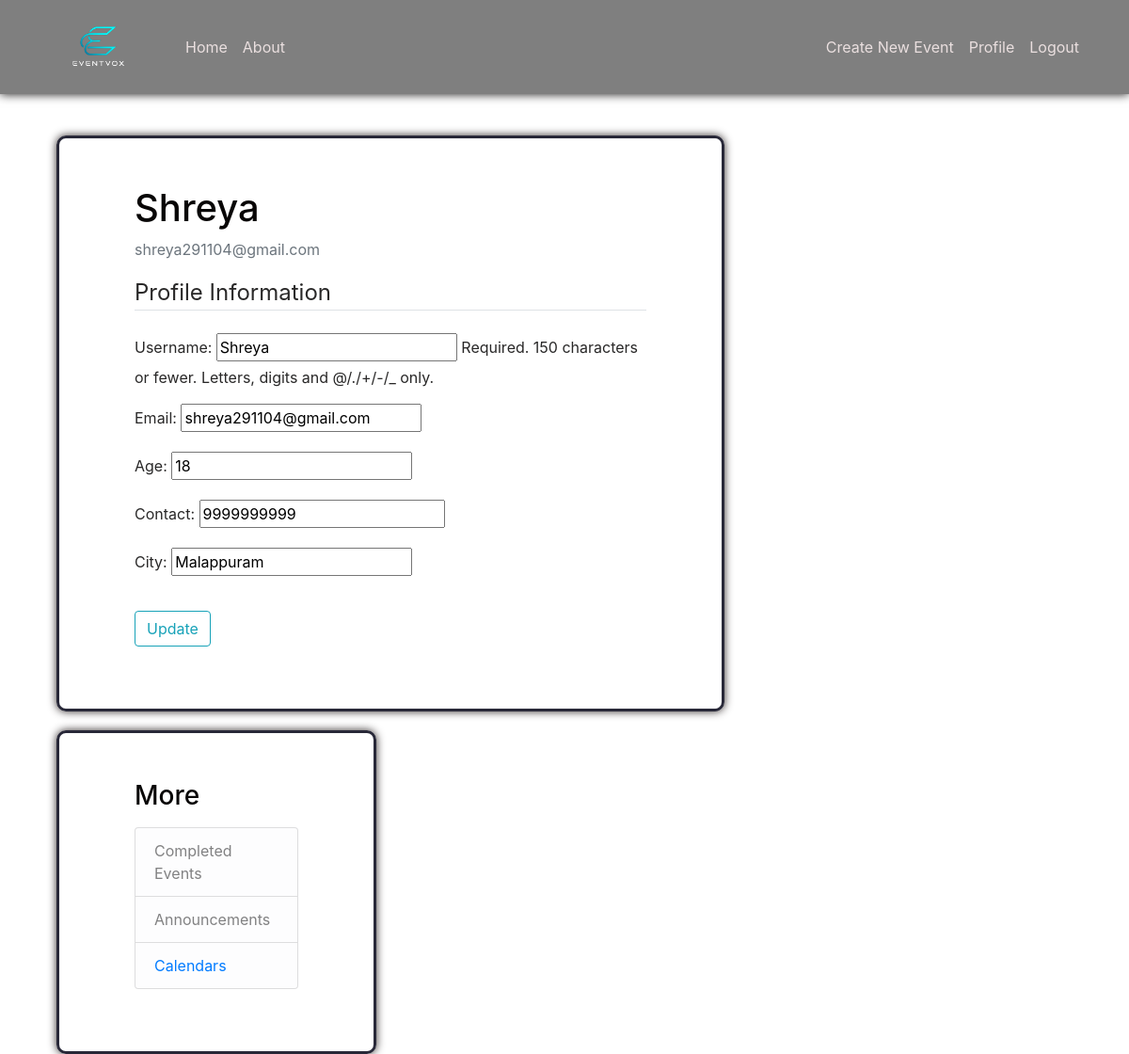
/profile/ (signed in), run on the app's committed database.
### users/models.py (models this page shows, shortened)
class Profile(models.Model):
    user = models.OneToOneField(User, on_delete=models.CASCADE)
    city = models.CharField(max_length=100, blank=True, null=True)
    age = models.PositiveSmallIntegerField(blank=True,null=True)
    contact = models.BigIntegerField(blank = True, null = True)

### users/views.py (the view)
# urls.py: path('profile/', user_views.profile, name='profile'),
@login_required
def profile(request):
    if request.method == 'POST':
        u_form = UserUpdateForm(request.POST, instance=request.user)
        p_form = ProfileUpdateForm(request.POST,
                                   request.FILES,
                                   instance=request.user.profile)
        if u_form.is_valid() and p_form.is_valid():
            u_form.save()
            p_form.save()
            messages.success(request, f'Your account has been updated!')
            return redirect('profile')
    else:
        u_form = UserUpdateForm(instance=request.user)
        p_form = ProfileUpdateForm(instance=request.user.profile)
    context = {
        'u_form': u_form,
        'p_form': p_form
    }
    return render(request, 'users/profile.html', context)

### users/forms.py
class UserUpdateForm(forms.ModelForm):
    email = forms.EmailField()
    class Meta:
        model = User
        fields = ['username', 'email']

class ProfileUpdateForm(forms.ModelForm):
    class Meta:
        model = Profile
        fields = ['age','contact','city']

### users/templates/users/profile.html (shortened to what this page needs)
{% extends "events/base.html" %}
{% block content %}
    <div class="content-section">
      <div class="media">
        <div class="media-body">
          <h2 class="account-heading">{{ user.username }}</h2>
          <p class="text-secondary">{{ user.email }}</p>
        </div>
      </div>
      <form method="POST" enctype="multipart/form-data">
          <fieldset class="form-group">
              <legend class="border-bottom mb-4">Profile Information</legend>
              {{ u_form.as_p }}
              {{ p_form.as_p }}
          </fieldset>
          <div class="form-group">
              <button class="btn btn-outline-info" type="submit">Update</button>
          </div>
      </form>
    </div>
{% endblock content %}

### events/static/events/main.css (style rules this page uses)
body { background: url(bg.jpg); background-size: cover; height: 100vh; background-position: center; color: #292828; margin-top: 9rem; }
h1, h2, h3, h4, h5, h6 { color: #080606; }
.content-section { background: rgba(255, 255, 255, 0.767); box-shadow: 0 0 10px #312a2a; padding: 50px 80px; border: 3px solid #282838; border-radius: 10px; margin-bottom: 20px; }
.account-heading { font-size: 2.5rem; }

### data on the page
Profile: age "18", contact "9999999999", city "Malappuram"

### other printed values
{{ user.username }} "Shreya"
{{ user.email }} "shreya291104@gmail.com"
